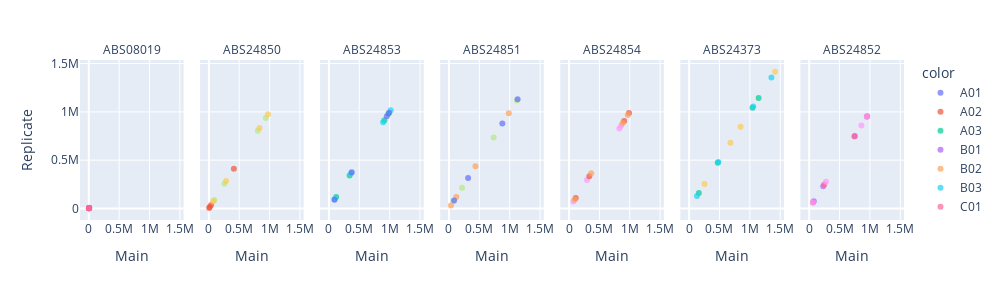

The notebook cell this image was saved under:
### Code cell
strain_line = px.scatter(
    x=strain_main_alpha, 
    y=strain_rep_alpha, 
    facet_col=strain, 
    opacity=0.7, 
    width=1000, 
    height=300,
    color=strain_well_id)
# line.update_traces(mode="lines+markers")
strain_line.update_xaxes(title_text="Main")
strain_line.update_layout(yaxis_title="Replicate")
strain_line.for_each_annotation(lambda a: a.update(text=a.text.split("=")[-1]))

### Figure 1 — Plotly figure (JSON) as saved in the notebook; plotly's stock layout.template omitted (floating-point values rounded to 4 significant figures)
{"data": [{"hovertemplate": "color=A01<br>facet_col=ABS08019<br>x=%{x}<br>y=%{y}<extra></extra>", "legendgroup": "A01", "marker": {"color": "#636efa", "opacity": 0.7, "symbol": "circle"}, "mode": "markers", "name": "A01", "orientation": "v", "showlegend": true, "type": "scatter", "x": [5857, 5413, 7320, 4855], "xaxis": "x", "y": [5857, 5413, 7320, 4855], "yaxis": "y"}, {"hovertemplate": "color=A02<br>facet_col=ABS24850<br>x=%{x}<br>y=%{y}<extra></extra>", "legendgroup": "A02", "marker": {"color": "#EF553B", "opacity": 0.7, "symbol": "circle"}, "mode": "markers", "name": "A02", "orientation": "v", "showlegend": true, "type": "scatter", "x": [411846, 36620, 14117, 5969], "xaxis": "x2", "y": [411846, 36620, 14117, 5969], "yaxis": "y2"}, {"hovertemplate": "color=A03<br>facet_col=ABS24853<br>x=%{x}<br>y=%{y}<extra></extra>", "legendgroup": "A03", "marker": {"color": "#00cc96", "opacity": 0.7, "symbol": "circle"}, "mode": "markers", "name": "A03", "orientation": "v", "showlegend": true, "type": "scatter", "x": [979235, 912729, 341033, 119192], "xaxis": "x3", "y": [979235, 912729, 341033, 119192], "yaxis": "y3"}, {"hovertemplate": "color=B01<br>facet_col=ABS08019<br>x=%{x}<br>y=%{y}<extra></extra>", "legendgroup": "B01", "marker": {"color": "#ab63fa", "opacity": 0.7, "symbol": "circle"}, "mode": "markers", "name": "B01", "orientation": "v", "showlegend": true, "type": "scatter", "x": [2813, 2304, 5272, 3326], "xaxis": "x", "y": [2813, 2304, 5272, 3326], "yaxis": "y"}, {"hovertemplate": "color=B02<br>facet_col=ABS24851<br>x=%{x}<br>y=%{y}<extra></extra>", "legendgroup": "B02", "marker": {"color": "#FFA15A", "opacity": 0.7, "symbol": "circle"}, "mode": "markers", "name": "B02", "orientation": "v", "showlegend": true, "type": "scatter", "x": [984382, 435827, 119889, 32035], "xaxis": "x4", "y": [984382, 435827, 119889, 32035], "yaxis": "y4"}, {"hovertemplate": "color=B03<br>facet_col=ABS24853<br>x=%{x}<br>y=%{y}<extra></extra>", "legendgroup": "B03", "marker": {"color": "#19d3f3", "opacity": 0.7, "symbol": "circle"}, "mode": "markers", "name": "B03", "orientation": "v", "showlegend": true, "type": "scatter", "x": [1016753, 892620, 366306, 95388], "xaxis": "x3", "y": [1016753, 892620, 366306, 95388], "yaxis": "y3"}, {"hovertemplate": "color=C01<br>facet_col=ABS08019<br>x=%{x}<br>y=%{y}<extra></extra>", "legendgroup": "C01", "marker": {"color": "#FF6692", "opacity": 0.7, "symbol": "circle"}, "mode": "markers", "name": "C01", "orientation": "v", "showlegend": true, "type": "scatter", "x": [3188, 2779, 4197, 2497], "xaxis": "x", "y": [3188, 2779, 4197, 2497], "yaxis": "y"}, {"hovertemplate": "color=C02<br>facet_col=ABS24851<br>x=%{x}<br>y=%{y}<extra></extra>", "legendgroup": "C02", "marker": {"color": "#B6E880", "opacity": 0.7, "symbol": "circle"}, "mode": "markers", "name": "C02", "orientation": "v", "showlegend": true, "type": "scatter", "x": [1117218, 734907, 215094, 74499], "xaxis": "x4", "y": [1117218, 734907, 215094, 74499], "yaxis": "y4"}, {"hovertemplate": "color=C03<br>facet_col=ABS24854<br>x=%{x}<br>y=%{y}<extra></extra>", "legendgroup": "C03", "marker": {"color": "#FF97FF", "opacity": 0.7, "symbol": "circle"}, "mode": "markers", "name": "C03", "orientation": "v", "showlegend": true, "type": "scatter", "x": [856221, 828368, 294961, 72302], "xaxis": "x5", "y": [856221, 828368, 294961, 72302], "yaxis": "y5"}, {"hovertemplate": "color=D01<br>facet_col=ABS24373<br>x=%{x}<br>y=%{y}<extra></extra>", "legendgroup": "D01", "marker": {"color": "#FECB52", "opacity": 0.7, "symbol": "circle"}, "mode": "markers", "name": "D01", "orientation": "v", "showlegend": true, "type": "scatter", "x": [846181, 1415137, 680143, 252446], "xaxis": "x6", "y": [846181, 1415137, 680143, 252446], "yaxis": "y6"}, {"hovertemplate": "color=D02<br>facet_col=ABS24851<br>x=%{x}<br>y=%{y}<extra></extra>", "legendgroup": "D02", "marker": {"color": "#636efa", "opacity": 0.7, "symbol": "circle"}, "mode": "markers", "name": "D02", "orientation": "v", "showlegend": true, "type": "scatter", "x": [1130120, 878390, 314817, 82919], "xaxis": "x4", "y": [1130120, 878390, 314817, 82919], "yaxis": "y4"}, {"hovertemplate": "color=D03<br>facet_col=ABS24854<br>x=%{x}<br>y=%{y}<extra></extra>", "legendgroup": "D03", "marker": {"color": "#EF553B", "opacity": 0.7, "symbol": "circle"}, "mode": "markers", "name": "D03", "orientation": "v", "showlegend": true, "type": "scatter", "x": [906122, 987258, 333747, 109632], "xaxis": "x5", "y": [906122, 987258, 333747, 109632], "yaxis": "y5"}, {"hovertemplate": "color=E01<br>facet_col=ABS24373<br>x=%{x}<br>y=%{y}<extra></extra>", "legendgroup": "E01", "marker": {"color": "#00cc96", "opacity": 0.7, "symbol": "circle"}, "mode": "markers", "name": "E01", "orientation": "v", "showlegend": true, "type": "scatter", "x": [1143980, 1043168, 472007, 160099], "xaxis": "x6", "y": [1143980, 1043168, 472007, 160099], "yaxis": "y6"}, {"hovertemplate": "color=E02<br>facet_col=ABS24852<br>x=%{x}<br>y=%{y}<extra></extra>", "legendgroup": "E02", "marker": {"color": "#ab63fa", "opacity": 0.7, "symbol": "circle"}, "mode": "markers", "name": "E02", "orientation": "v", "showlegend": true, "type": "scatter", "x": [954473, 750309, 231170, 75878], "xaxis": "x7", "y": [954473, 750309, 231170, 75878], "yaxis": "y7"}, {"hovertemplate": "color=E03<br>facet_col=ABS24854<br>x=%{x}<br>y=%{y}<extra></extra>", "legendgroup": "E03", "marker": {"color": "#FFA15A", "opacity": 0.7, "symbol": "circle"}, "mode": "markers", "name": "E03", "orientation": "v", "showlegend": true, "type": "scatter", "x": [966254, 882336, 364082, 92568], "xaxis": "x5", "y": [966254, 882336, 364082, 92568], "yaxis": "y5"}, {"hovertemplate": "color=F01<br>facet_col=ABS24373<br>x=%{x}<br>y=%{y}<extra></extra>", "legendgroup": "F01", "marker": {"color": "#19d3f3", "opacity": 0.7, "symbol": "circle"}, "mode": "markers", "name": "F01", "orientation": "v", "showlegend": true, "type": "scatter", "x": [1355275, 1054921, 480305, 129837], "xaxis": "x6", "y": [1355275, 1054921, 480305, 129837], "yaxis": "y6"}, {"hovertemplate": "color=F02<br>facet_col=ABS24852<br>x=%{x}<br>y=%{y}<extra></extra>", "legendgroup": "F02", "marker": {"color": "#FF6692", "opacity": 0.7, "symbol": "circle"}, "mode": "markers", "name": "F02", "orientation": "v", "showlegend": true, "type": "scatter", "x": [949130, 744268, 246898, 62498], "xaxis": "x7", "y": [949130, 744268, 246898, 62498], "yaxis": "y7"}, {"hovertemplate": "color=G01<br>facet_col=ABS24850<br>x=%{x}<br>y=%{y}<extra></extra>", "legendgroup": "G01", "marker": {"color": "#B6E880", "opacity": 0.7, "symbol": "circle"}, "mode": "markers", "name": "G01", "orientation": "v", "showlegend": true, "type": "scatter", "x": [936941, 805355, 255430, 88618], "xaxis": "x2", "y": [936941, 805355, 255430, 88618], "yaxis": "y2"}, {"hovertemplate": "color=G02<br>facet_col=ABS24852<br>x=%{x}<br>y=%{y}<extra></extra>", "legendgroup": "G02", "marker": {"color": "#FF97FF", "opacity": 0.7, "symbol": "circle"}, "mode": "markers", "name": "G02", "orientation": "v", "showlegend": true, "type": "scatter", "x": [951671, 858851, 277162, 61661], "xaxis": "x7", "y": [951671, 858851, 277162, 61661], "yaxis": "y7"}, {"hovertemplate": "color=H01<br>facet_col=ABS24850<br>x=%{x}<br>y=%{y}<extra></extra>", "legendgroup": "H01", "marker": {"color": "#FECB52", "opacity": 0.7, "symbol": "circle"}, "mode": "markers", "name": "H01", "orientation": "v", "showlegend": true, "type": "scatter", "x": [974289, 833082, 283553, 74186], "xaxis": "x2", "y": [974289, 833082, 283553, 74186], "yaxis": "y2"}, {"hovertemplate": "color=H02<br>facet_col=ABS24853<br>x=%{x}<br>y=%{y}<extra></extra>", "legendgroup": "H02", "marker": {"color": "#636efa", "opacity": 0.7, "symbol": "circle"}, "mode": "markers", "name": "H02", "orientation": "v", "showlegend": true, "type": "scatter", "x": [953312, 991412, 375502, 90546], "xaxis": "x3", "y": [953312, 991412, 375502, 90546], "yaxis": "y3"}], "layout": {"annotations": [{"font": {}, "showarrow": false, "text": "ABS08019", "x": 0.06286, "xanchor": "center", "xref": "paper", "y": 1, "yanchor": "bottom", "yref": "paper"}, {"font": {}, "showarrow": false, "text": "ABS24850", "x": 0.2086, "xanchor": "center", "xref": "paper", "y": 1, "yanchor": "bottom", "yref": "paper"}, {"font": {}, "showarrow": false, "text": "ABS24853", "x": 0.3543, "xanchor": "center", "xref": "paper", "y": 1, "yanchor": "bottom", "yref": "paper"}, {"font": {}, "showarrow": false, "text": "ABS24851", "x": 0.5, "xanchor": "center", "xref": "paper", "y": 1, "yanchor": "bottom", "yref": "paper"}, {"font": {}, "showarrow": false, "text": "ABS24854", "x": 0.6457, "xanchor": "center", "xref": "paper", "y": 1, "yanchor": "bottom", "yref": "paper"}, {"font": {}, "showarrow": false, "text": "ABS24373", "x": 0.7914, "xanchor": "center", "xref": "paper", "y": 1, "yanchor": "bottom", "yref": "paper"}, {"font": {}, "showarrow": false, "text": "ABS24852", "x": 0.9371, "xanchor": "center", "xref": "paper", "y": 1, "yanchor": "bottom", "yref": "paper"}], "height": 300, "legend": {"title": {"text": "color"}, "tracegroupgap": 0}, "margin": {"t": 60}, "width": 1000, "xaxis": {"anchor": "y", "domain": [0, 0.1257], "title": {"text": "Main"}}, "xaxis2": {"anchor": "y2", "domain": [0.1457, 0.2714], "matches": "x", "title": {"text": "Main"}}, "xaxis3": {"anchor": "y3", "domain": [0.2914, 0.4171], "matches": "x", "title": {"text": "Main"}}, "xaxis4": {"anchor": "y4", "domain": [0.4371, 0.5629], "matches": "x", "title": {"text": "Main"}}, "xaxis5": {"anchor": "y5", "domain": [0.5829, 0.7086], "matches": "x", "title": {"text": "Main"}}, "xaxis6": {"anchor": "y6", "domain": [0.7286, 0.8543], "matches": "x", "title": {"text": "Main"}}, "xaxis7": {"anchor": "y7", "domain": [0.8743, 1.0], "matches": "x", "title": {"text": "Main"}}, "yaxis": {"anchor": "x", "domain": [0, 1], "title": {"text": "Replicate"}}, "yaxis2": {"anchor": "x2", "domain": [0, 1], "matches": "y", "showticklabels": false}, "yaxis3": {"anchor": "x3", "domain": [0, 1], "matches": "y", "showticklabels": false}, "yaxis4": {"anchor": "x4", "domain": [0, 1], "matches": "y", "showticklabels": false}, "yaxis5": {"anchor": "x5", "domain": [0, 1], "matches": "y", "showticklabels": false}, "yaxis6": {"anchor": "x6", "domain": [0, 1], "matches": "y", "showticklabels": false}, "yaxis7": {"anchor": "x7", "domain": [0, 1], "matches": "y", "showticklabels": false}}}
